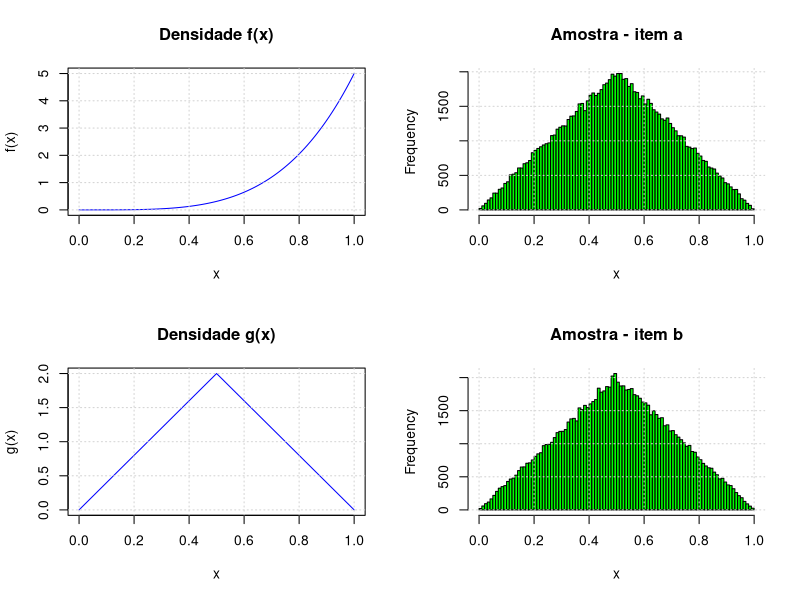

The R source for this figure:

# a)
# f(x) = 5x^4
# F(x) = x^5
# F-1(x) = u^(1/5)

f <- function(x)
{
  return (5 * x^4)
}

inversaFx <- function(u)
{
  return (u^(1/5))
}

gerarAmostraX <- function(nsamples)
{
  X <- rep(0, nsamples)
  U <- runif(nsamples)
  
  for (i in 1:nsamples)
  {
    X[i] <- inversaFx(U[i])
  }
  
  return (X)
}


# b)
# função g(x)
# Para 0 < x < 1/2, temos:
# g(x) = 4x
# G(x) = 2x^2
# G-1(x) = raiz(x/2)
#
# Para 1/2 < x < 1, temos:
# g(x) = 4(1 - x)
# G(x) = -2(1 - x)^2 + 1
# G-1(x) = 1 - raiz((1 - u)/2)

gx <- function(x)
{
  return (ifelse(x >= 0 & x <= 0.5,
                 4 * x,
                 4 * (1 - x)))
}

inversaGx <- function(u)
{
  return (ifelse(u >= 0 & u <= 0.5,
                 sqrt(u / 2),
                 1 - sqrt((1 - u) / 2)))
}

gerarAmostraX <- function(nsamples)
{
  U <- runif(nsamples)
  X <- inversaGx(U)
  
  return (X)
}


# Organizando os quatro gráficos
par(mfrow = c(2, 2))

# a) f(x)
valorx <- seq(0, 1, 0.01)
valory <- f(valorx)

plot(valorx, valory,
     type = "l",
     col = "blue",
     main = "Densidade f(x)",
     xlab = "x",
     ylab = "f(x)")

grid()

# a) Amostra
nsamples <- 100000
X <- gerarAmostraX(nsamples)

hist(X,
     breaks = 100,
     col = "green",
     main = "Amostra - item a",
     xlab = "x")

grid()


# b) g(x)
valorx <- seq(0, 1, 0.01)
valory <- gx(valorx)

plot(valorx, valory,
     type = "l",
     col = "blue",
     main = "Densidade g(x)",
     xlab = "x",
     ylab = "g(x)")

grid()

# b) Amostra
nsamples <- 100000
X <- gerarAmostraX(nsamples)

hist(X,
     breaks = 100,
     col = "green",
     main = "Amostra - item b",
     xlab = "x")

grid()
